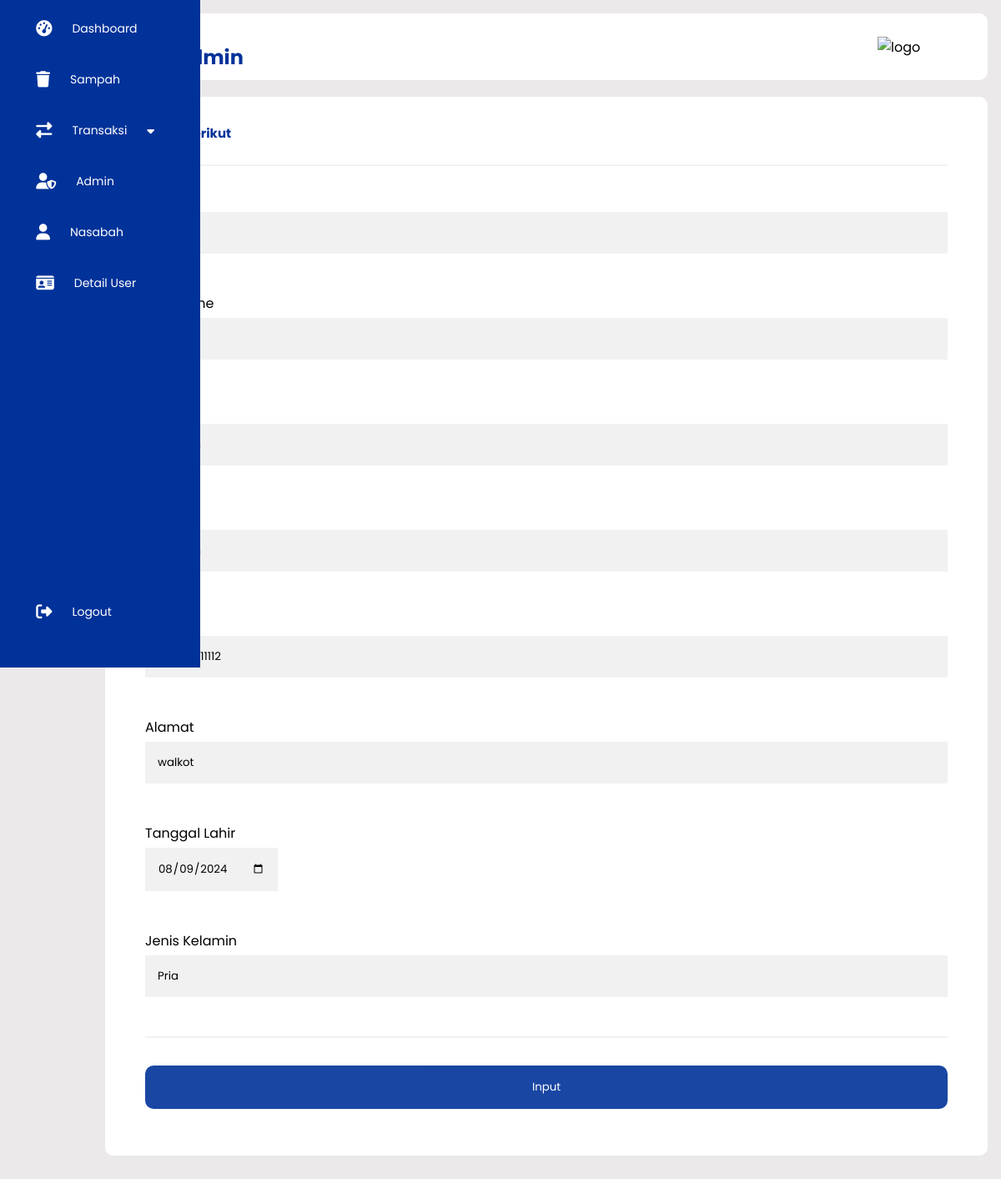
Page /edit_admin.php?id=13 (signed in) on the committed database.
### tables this page shows
CREATE TABLE `user` (
  `id` int(200) NOT NULL,
  `email` varchar(255) DEFAULT NULL,
  `username` varchar(255) NOT NULL,
  `password` varchar(255) NOT NULL,
  `nama` varchar(40) NOT NULL,
  `notelp` varchar(200) DEFAULT NULL,
  `nik` varchar(200) DEFAULT NULL,
  `alamat` varchar(255) DEFAULT NULL,
  `tgl_lahir` date NOT NULL,
  `kelamin` enum('Pria','Wanita') NOT NULL,
  `role` enum('superadmin','admin','nasabah') NOT NULL,
  `created_at` timestamp NOT NULL DEFAULT current_timestamp() ON UPDATE current_timestamp(),
  `status` tinyint(1) DEFAULT 0
);

### fungsi.php (called while the page is built, shortened)
<?php
$conn = mysqli_connect("localhost", "root", "", "db_pm_old");
function query($query)
{
    global $conn;
    $result = mysqli_query($conn, $query);
    $rows = [];
    while ($row = mysqli_fetch_assoc($result)) {
        $rows[] = $row;
    }
    return $rows;
}
function getUserById($id)
{
    $query = "SELECT * FROM user WHERE id=$id";
    return query($query)[0];
}

### edit_admin.php (the view, shortened to what this page needs)
<?php
require 'fungsi.php';
$id = $_GET['id'];
$user = getUserById($id);
?>
<!DOCTYPE html>
<html lang="en">
<head>
    <link rel="stylesheet" href="./css/style.css">
    <link rel="stylesheet" href="https://cdnjs.cloudflare.com/ajax/libs/font-awesome/6.4.0/css/all.min.css" />
</head>
<body>
    <div id="wrapper">
        <?php include("sidebar.php")?>
        <div class="main--content">
            <div class="header--wrapper">
                <div class="header--title">
                    <span>Edit Data</span>
                    <h2>Edit Admin</h2>
                </div>
                <div class="user--info">
                    <img src="./img/logoPM.png" alt="logo">
                </div>
            </div>
            <div class="card--container">
                <h3 class="main--title">Isi Form Berikut</h3>
                <form method="POST" action="">
                    <div class="container">
                        <hr>
                        <label for="">#</label><br>
                        <input type="text" placeholder="Masukkan ID Project" name="id"
                            value="<?= $user["id"] ?>"><br><br>
                        <label for="">Username</label><br>
                        <input type="text" placeholder="Masukkan Nomor JO" name="username"
                            value="<?= $user["username"] ?>"><br><br>
                        <label for="">Nama</label><br>
                        <input type="text" placeholder="Masukan Tgl JO" name="nama"
                            value="<?= $user["nama"] ?>"><br><br>
                        <label for="">Email</label><br>
                        <input type="text" placeholder="Masukkan Nama Project" name="email"
                            value="<?= $user["email"] ?>"><br><br>
                        <label for="">NIK</label><br>
                        <input type="text" placeholder="Masukkan Kode GBJ" name="nik"
                            value="<?= $user["nik"] ?>"><br><br>
                        <label for="">Alamat</label><br>
                        <input type="text" placeholder="Masukkan Harga" name="alamat"
                            value="<?= $user["alamat"] ?>"><br><br>
                        <label for="">Tanggal Lahir</label><br>
                        <input type="date" placeholder="Masukkan Nama Panel" name="tgl_lahir"
                            value="<?= $user["tgl_lahir"] ?>"><br><br>
                        <label for="">Jenis Kelamin</label><br>
                        <input type="text" placeholder="Masukkan Tipe Jenis" name="kelamin"
                            value="<?= $user["kelamin"] ?>"><br><br>
                        <hr>
                        <button type="submit" name="submit" class="inputbtn">Input</button>
                    </div>
                </form>
            </div>
        </div>
    </div>
</body>
</html>

### css/style.css (style rules this page uses)
* { margin: 0; padding: 0; border: no; outline: none; box-sizing: border-box; font-family: "Poppins", sans-serif; }
body { height: 100%; overflow-x: hidden; background-color: #ebe9e9; }
#wrapper { display: flex; }
.main--content { position: relative; background: #ebe9e9; width: 100%; padding: 1rem; }
.header--wrapper img { width: 100px; height: auto; cursor: pointer; }
.header--wrapper { display: flex; justify-content: space-between; align-items: center; flex-wrap: wrap; background: #fff; border-radius: 10px; padding: 10px 2rem; margin-bottom: 1rem; }
.header--title { color: rgba(0, 50, 153, 253); }
.user--info { display: flex; align-items: center; gap: 1rem; }
.card--container { background: #fff; padding: 2rem; border-radius: 10px; margin-bottom: 1rem; }
.main--title { color: rgba(0, 50, 153, 253); padding-bottom: 10px; font-size: 15px; }
.container { padding: 16px; }
input[type="text"] { width: 100%; padding: 15px; margin: 5px 0 22px 0; display: inline-block; border: none; background: #f1f1f1; }
input[type="date" i] { padding: 15px; margin: 5px 0 22px 0; display: inline-block; border: none; background: #f1f1f1; }
hr { border: 1px solid #f1f1f1; margin-bottom: 25px; }
.inputbtn { background-color: rgba(0, 50, 153, 253); color: white; padding: 16px 20px; margin: 8px 0; border: none; cursor: pointer; width: 100%; opacity: 0.9; border-radius: 10px; }
.header--wrapper { display: flex; justify-content: space-between; align-items: center; margin-bottom: 20px; }
.header--title h2 { margin: 0; }

### rows in the picture
user: id "13", username "admin", nama "adminn", email "adminn", nik "11111111111111112", alamat "walkot", tgl_lahir "08/09/2024", kelamin "Pria"
